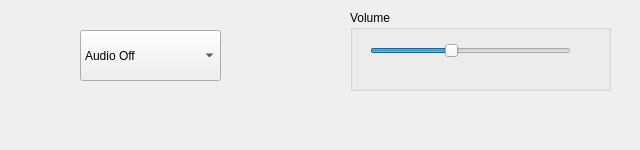
<?xml version="1.0" encoding="UTF-8"?>
<ui version="4.0">
 <class>AudioSettingsClass</class>
 <widget class="QWidget" name="AudioSettingsClass">
  <property name="enabled">
   <bool>true</bool>
  </property>
  <property name="geometry">
   <rect>
    <x>0</x>
    <y>0</y>
    <width>640</width>
    <height>150</height>
   </rect>
  </property>
  <property name="contextMenuPolicy">
   <enum>Qt::DefaultContextMenu</enum>
  </property>
  <property name="windowTitle">
   <string>AudioSettings</string>
  </property>
  <property name="styleSheet">
   <string notr="true"/>
  </property>
  <widget class="QLabel" name="Audiolabel">
   <property name="geometry">
    <rect>
     <x>0</x>
     <y>0</y>
     <width>640</width>
     <height>150</height>
    </rect>
   </property>
   <property name="styleSheet">
    <string notr="true"/>
   </property>
   <property name="text">
    <string/>
   </property>
  </widget>
  <widget class="QComboBox" name="AudioOnOffBox">
   <property name="geometry">
    <rect>
     <x>80</x>
     <y>30</y>
     <width>141</width>
     <height>51</height>
    </rect>
   </property>
   <item>
    <property name="text">
     <string>Audio Off</string>
    </property>
   </item>
   <item>
    <property name="text">
     <string>Audio On</string>
    </property>
   </item>
  </widget>
  <widget class="QGroupBox" name="volume">
   <property name="geometry">
    <rect>
     <x>350</x>
     <y>10</y>
     <width>261</width>
     <height>81</height>
    </rect>
   </property>
   <property name="title">
    <string>Volume</string>
   </property>
   <widget class="QSlider" name="volumeSlider">
    <property name="geometry">
     <rect>
      <x>20</x>
      <y>20</y>
      <width>201</width>
      <height>41</height>
     </rect>
    </property>
    <property name="maximum">
     <number>10</number>
    </property>
    <property name="value">
     <number>4</number>
    </property>
    <property name="sliderPosition">
     <number>4</number>
    </property>
    <property name="orientation">
     <enum>Qt::Horizontal</enum>
    </property>
   </widget>
  </widget>
 </widget>
 <layoutdefault spacing="6" margin="11"/>
 <resources/>
 <connections/>
</ui>
